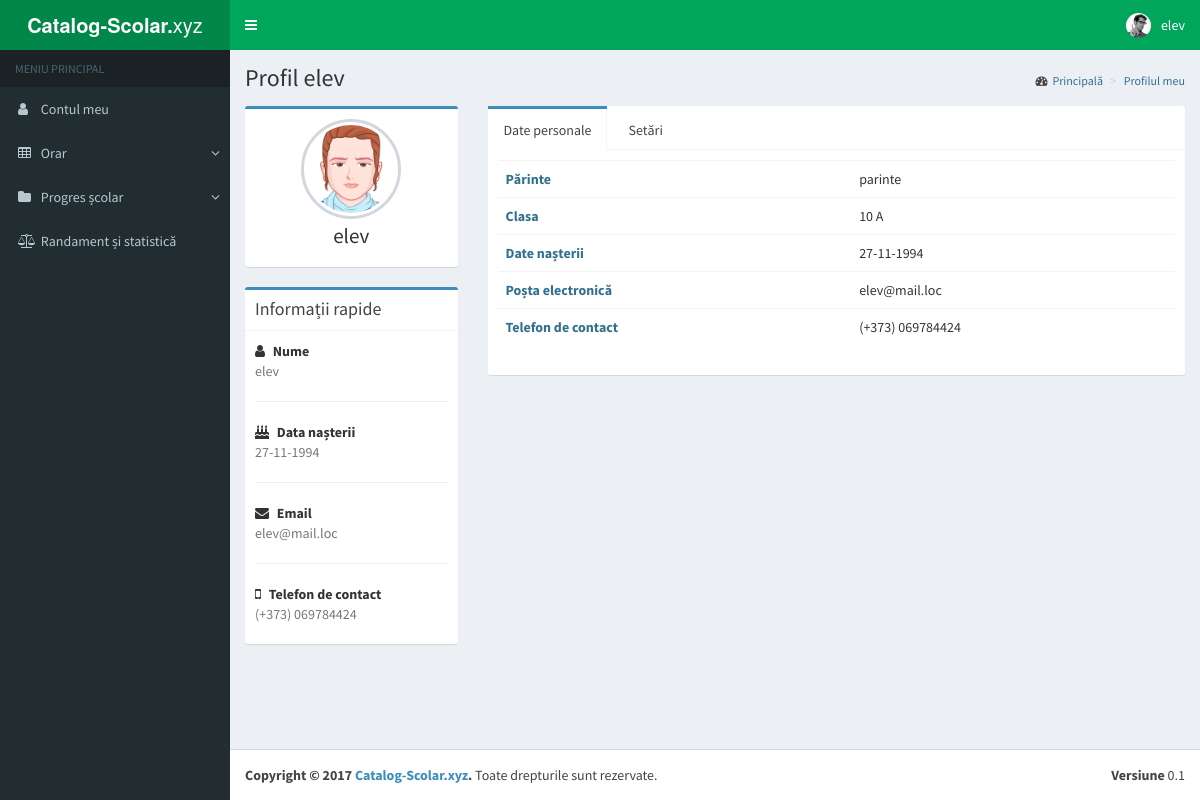
The app's page /members/learner/profile.php (signed in) with its own data.
### tables this page shows
CREATE TABLE `users` (
  `user_id` int(11) NOT NULL,
  `user_name` varchar(64) NOT NULL,
  `user_password` varchar(255) NOT NULL,
  `user_category` varchar(10) NOT NULL,
  `user_parent` varchar(255) NOT NULL,
  `user_child` varchar(255) NOT NULL,
  `user_class` varchar(5) NOT NULL,
  `user_btd` date NOT NULL,
  `user_mail` char(255) NOT NULL,
  `user_mob` int(24) NOT NULL,
  `grad_prof` char(24) NOT NULL,
  `disciplina` char(32) NOT NULL
);

### members/learner/pages/contentProfile.php (the view, shortened to what this page needs)
<?
$query = mysqli_query($db,"SELECT * FROM users WHERE user_name='$Q' LIMIT 0,1");
$row = mysqli_fetch_assoc($query);
$date = date("d-m-Y", strtotime($row["user_btd"]));
echo '
    <div class="content-wrapper">
    <section class="content-header">
      <h1>
        Profil '.$Q.'
      </h1>
      <ol class="breadcrumb">
        <li><a href="." title="pagina principală" rel="nofollow"><i class="fa fa-dashboard"></i><span class="text-info">Principală</span></a></li>
        <li class="active"><span class="text-info">Profilul meu</span></li>
      </ol>
    </section>
    <section class="content">
      <div class="row">
        <div class="col-md-3">
          <div class="box box-primary">
            <div class="box-body box-profile">
              <img class="profile-user-img img-responsive img-circle" src="../dist/img/avatar2.png" alt="User profile picture">
              <h3 class="profile-username text-center">' . $Q . '</h3>
            </div>
          </div>
          <div class="box box-primary">
            <div class="box-header with-border">
              <h3 class="box-title">Informații rapide</h3>
            </div>
            <div class="box-body">
              <strong><i class="fa fa-user margin-r-5"></i> Nume</strong>
              <p class="text-muted">'. $Q . '</p>
              <hr>
              <strong><i class="fa fa-birthday-cake margin-r-5"></i> Data nașterii</strong>
              <p class="text-muted">'.$date.'</p>
              <hr>
              <strong><i class="fa fa-envelope margin-r-5"></i> Email</strong>
              <p class="text-muted">'.$row["user_mail"].'</p>
              <hr>
              <strong><i class="fa fa-mobile-phone margin-r-5"></i> Telefon de contact</strong>
              <p class="text-muted">(+373) 0'.$row["user_mob"].'</p>
            </div>
          </div>
        </div>
        <div class="col-md-9">
          <div class="nav-tabs-custom">
            <ul class="nav nav-tabs">
              <li class="active"><a href="#activity" data-toggle="tab">Date personale</a></li>
              <li><a href="#settings" data-toggle="tab">Setări</a></li>
            </ul>
            <div class="tab-content">
              <div class="active tab-pane" id="activity">
                <table class="table table-hover">
                <tr>
                  <td class="text-info"><strong>Părinte</strong></td>
                  <td>'.$row["user_parent"].'</td>
                </tr>
                <tr>
                  <td class="text-info"><strong>Clasa</strong></td>
                  <td>'.$row["user_class"].'</td>
                </tr>
                <tr>
                  <td class="text-info"><strong>Date nașterii</strong></td>
                  <td>'.$date.'</td>
                </tr>
                <tr>
                  <td class="text-info"><strong>Poșta electronică</strong></td>
                  <td>'.$row["user_mail"].'</td>
                </tr>
                <tr>
                  <td class="text-info"><strong>Telefon de contact</strong></td>
                  <td>(+373) 0'.$row["user_mob"].'</td>
                </tr>
              </table>
              </div>
                <input type="hidden" name="id" value="'.$row["user_id"].'">
                      <input type="text" class="form-control" name="name" value="'.$row['user_name'].'" readonly>
                      <input type="date" class="form-control" id="btd" name="btd" value="'.$row["user_btd"].'" required>
                      <input type="email" class="form-control" id="mail" name="mail" value="'.$row["user_mail"].'" required>
                      <input type="number" class="form-control" id="mob" name="mob" value="'.$row["user_mob"].'" required>
            </div>
          </div>
        </div>
      </div>
    </section>
  </div>
';
?>

### members/learner/pages/header.php (shortened to what this page needs)
<?php
$pass=$_SESSION["member_password"];
$Q = mysqli_query($db, "SELECT user_id,user_name FROM users WHERE user_password='$pass'");
$Q = mysqli_fetch_row($Q);
$Q = $Q[1];
echo '
<body class="hold-transition skin-green sidebar-mini">
    <div class="wrapper">
        <header class="main-header">
            <a href="index.php" class="logo">
                <span class="logo-mini"><b>CS</b></span>
                <span class="logo-lg"><b>Catalog-Scolar.</b>xyz</span>
            </a>
            <nav class="navbar navbar-static-top">
                <a href="#" class="sidebar-toggle" data-toggle="offcanvas" role="button">
                    <span class="sr-only">Toggle navigation</span>
                </a>
                <div class="navbar-custom-menu">
                    <ul class="nav navbar-nav">
                        <li class="dropdown user user-menu">
                            <a href="#" class="dropdown-toggle" data-toggle="dropdown">
                                <img src="../dist/img/user2-160x160.jpg" class="user-image" alt="User Image">
                                <span class="hidden-xs"> '. $Q . ' </span>
                            </a>
                            <ul class="dropdown-menu">
                                <li class="user-footer">
                                    <div class="pull-left">
                                        <a href="profile.php" class="btn btn-default btn-flat">Vezi Profilul</a>
                                    </div>
                                    <div class="pull-right">
                                        <a href="/catalog-scolar/logout.php" class="btn btn-default btn-flat">Deconectare</a>
                                    </div>
                                </li>
                            </ul>
                        </li>
                    </ul>
                </div>
            </nav>
        </header>
';

### records on screen
users: user_name "elev", user_btd "27-11-1994", user_mail "elev@mail.loc", user_mob "69784424", user_parent "parinte", user_class "10 A"
